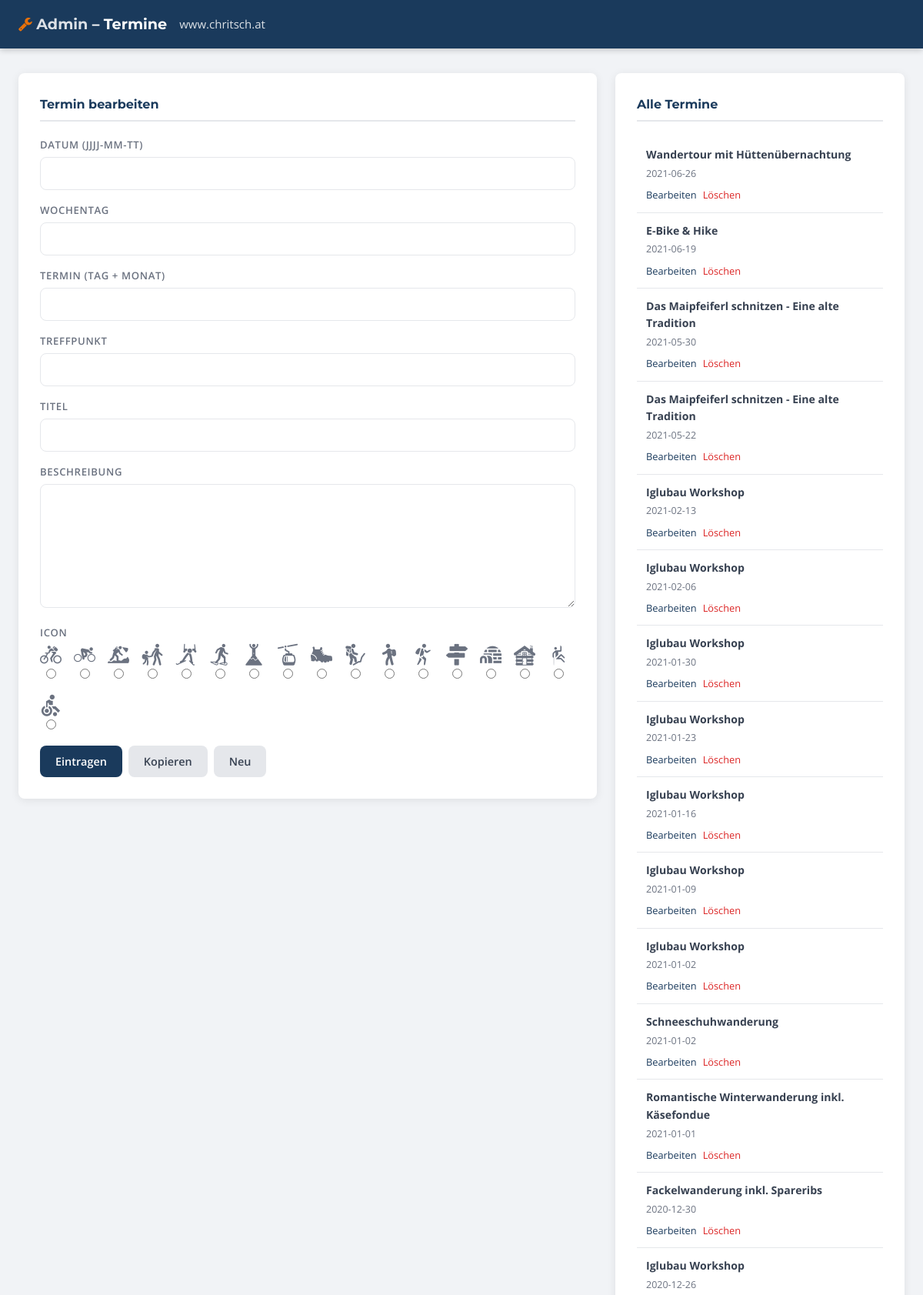
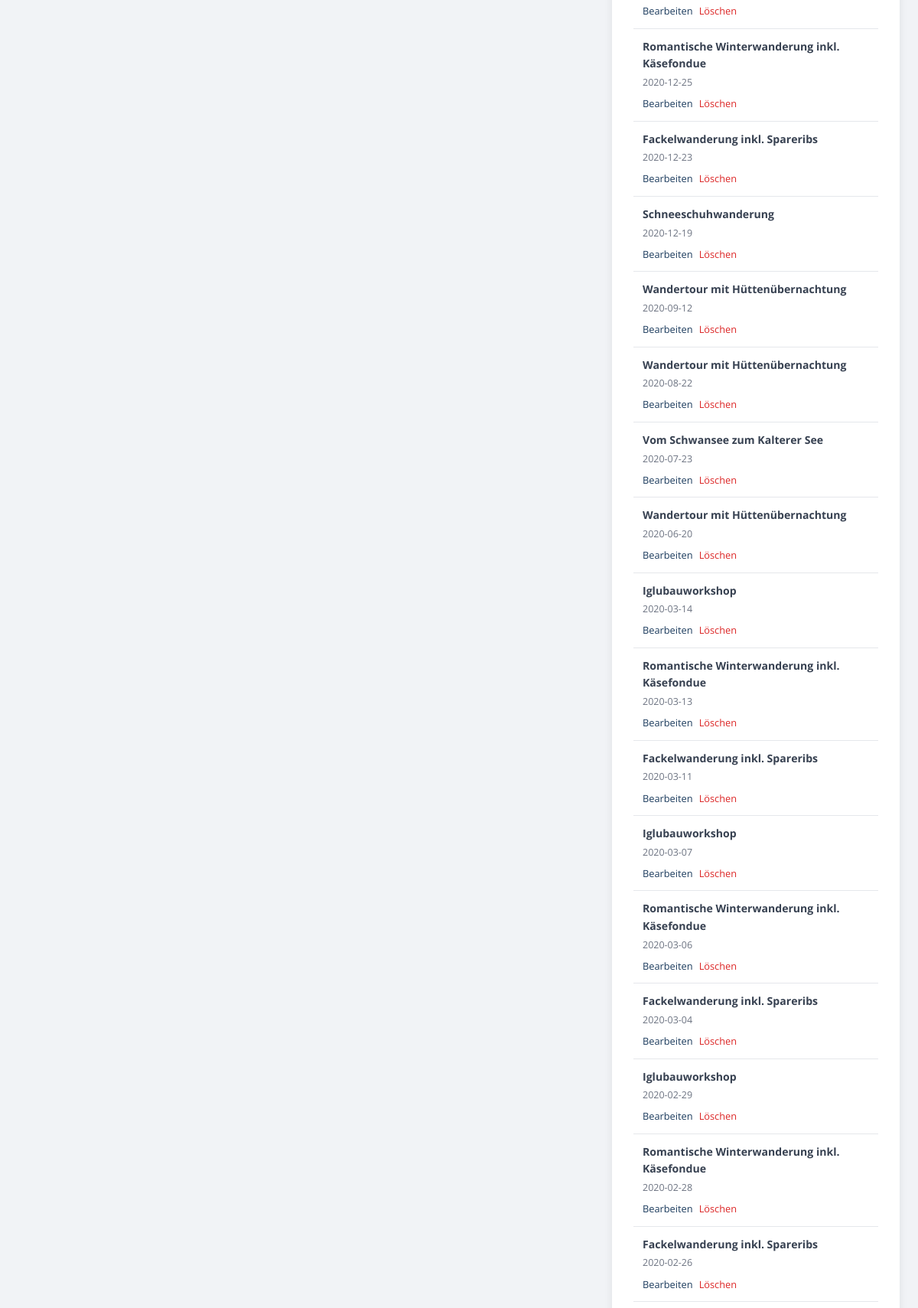
Screenshot of /admin/TermineAdmin.php (upper part) with the database file from the repository (2 pictures, top to bottom).
### tables this page shows
CREATE TABLE `termine` (
  `id` int(10) unsigned NOT NULL AUTO_INCREMENT,
  `datum` date DEFAULT NULL,
  `tag` varchar(255) DEFAULT NULL,
  `termin` varchar(255) DEFAULT NULL,
  `treffpunkt` varchar(255) DEFAULT NULL,
  `titel` varchar(255) DEFAULT NULL,
  `beschreibung` text DEFAULT NULL,
  `icon` varchar(255) DEFAULT NULL,
  `zeitpunkt` timestamp NOT NULL DEFAULT current_timestamp() ON UPDATE current_timestamp(),
  PRIMARY KEY (`id`)
);

### admin/TermineAdmin.php (the view, shortened to what this page needs)
<?PHP
	include "inc_logfile.php";
	{$titel = ""; $beschreibung = ""; $tag = ""; $termin = ""; $treffpunkt = ""; $datum = ""; $icon = ""; $id = "";}
	$icons = array(
		"icon-man-with-a-bag-in-a-bicycle",
		"icon-person-riding-a-bicycle",
		"icon-hiker-silhouette-on-mountain",
		"icon-walking-to-school",
		"icon-wind-watersport-silhouette",
		"icon-walking-with-snowshoes",
		"icon-king-of-the-hill",
		"icon-cable-car",
		"icon-mountain-shoe-boot",
		"icon-man-in-hike",
		"icon-backpacker",
		"icon-man-with-bag-and-walking-stick",
		"icon-panel",
		"icon-iglu",
		"icon-construction",
		"icon-climbing",
		"icon-handycap-people"
	);
?>
<!DOCTYPE html>
<head>
	<link href="../css/font-awesome.min.css" rel="stylesheet">
	<link href="../fonts/icomoon.css" rel="stylesheet">
	<link href="admin.css" rel="stylesheet">
</head>
<body>
<div class="admin-header">
  <h1><a href="index.php"><i class="fa fa-wrench"></i> Admin</a> – Termine</h1>
  <a href="http://www.chritsch.at" target="_blank">www.chritsch.at</a>
</div>
<div class="admin-container">
  <div class="admin-grid">
    <div class="admin-card">
      <h3>Termin bearbeiten</h3>
      <form method="post" action="<?php echo $_SERVER['PHP_SELF']; ?>" enctype="multipart/form-data">
        <label>Datum (JJJJ-MM-TT)</label>
        <input type="text" value="<?= $datum ?>" name="datum" onchange="insertDate(this)" />
        <label>Wochentag</label>
        <input type="text" id="tag" value="<?= $tag ?>" name="tag" />
        <label>Termin (Tag + Monat)</label>
        <input type="text" id="termin" value="<?= $termin ?>" name="termin" />
        <label>Treffpunkt</label>
        <input type="text" value="<?= $treffpunkt ?>" name="treffpunkt" />
        <label>Titel</label>
        <input type="text" value="<?= $titel ?>" name="titel" />
        <label>Beschreibung</label>
        <textarea name="beschreibung" rows="6"><?= $beschreibung ?></textarea>
        <label>Icon</label>
        <div style="display:flex; gap:1rem; flex-wrap:wrap; margin-top:0.25rem">
          <?php foreach ($icons as $key => $icons) {
            $checked = ($icons == $icon) ? "checked" : "";
            echo "<label style='display:flex; flex-direction:column; align-items:center; gap:0.25rem; font-size:0.75rem; text-transform:none; letter-spacing:0; margin-top:0; cursor:pointer'><i class='$icons' style='font-size:1.75rem'></i><input type='radio' name='icon' value='$icons' $checked></label>";
          } ?>
        </div>
        <div class="btn-group">
          <input type="submit" value="Eintragen" />
          <button type="button" onclick="window.open('TermineAdmin.php?id=copy<?= $id ?>','_self')">Kopieren</button>
          <button type="button" onclick="window.open('TermineAdmin.php','_self')">Neu</button>
        </div>
      </form>
    </div>
    <div class="admin-card">
      <h3>Alle Termine</h3>
      <ul class="admin-list">
        <?PHP
          $sql = mysqli_query($dz, "SELECT * FROM termine ORDER BY datum DESC");
          while ($result = mysqli_fetch_array($sql)) {
            $id    = $result["id"];
            $datum = htmlspecialchars($result["datum"], ENT_COMPAT, "UTF-8");
            $titel = htmlspecialchars($result["titel"], ENT_COMPAT, "UTF-8");
            echo "<li>";
            echo "<span class='list-title'><strong>$titel</strong></span>";
            echo "<span class='list-date'>$datum</span>";
            echo "<span class='list-actions'><a href='?id=$id'>Bearbeiten</a> <span class='del' onclick='var del=confirm(\"Löschen?\");if(del)window.open(\"?id=del$id\",\"_top\")'>Löschen</span></span>";
            echo "</li>";
          }
        ?>
      </ul>
    </div>
  </div>
</div>
</body>
</html>

### admin/admin.css (style rules this page uses)
*, *::before, *::after { box-sizing: border-box; margin: 0; padding: 0; }
body { font-family: var(--font-body); font-size: 15px; color: var(--color-text); background: #f1f3f6; line-height: 1.6; }
a { color: var(--color-accent); text-decoration: none; }
.admin-header { background: var(--color-primary); color: #fff; padding: 1rem max(1.5rem, calc((100% - 1600px) / 2 + 1.5rem)); display: flex; align-items: center; gap: 1rem; box-shadow: 0 2px 8px rgba(0,0,0,0.2); }
.admin-header h1 { font-family: var(--font-heading); font-size: 1.2rem; font-weight: 700; color: #fff; }
.admin-header a { color: rgba(255,255,255,0.85); }
.admin-header i { color: var(--color-accent); }
.admin-container { max-width: 1600px; margin: 2rem auto; padding: 0 1.5rem; }
.admin-card { background: var(--color-white); border-radius: var(--radius); padding: 1.75rem; box-shadow: var(--shadow); margin-bottom: 1.5rem; }
.admin-card h3 { font-family: var(--font-heading); font-size: 1rem; color: var(--color-primary); margin-bottom: 1.25rem; padding-bottom: 0.5rem; border-bottom: 2px solid var(--color-border); }
.admin-grid { display: grid; grid-template-columns: 2fr 1fr; gap: 1.5rem; align-items: start; }
label { display: block; font-size: 0.82rem; font-weight: 600; color: var(--color-text-light); text-transform: uppercase; letter-spacing: 0.05em; margin-bottom: 0.3rem; margin-top: 1rem; }
label:first-child { margin-top: 0; }
input[type="text"], input[type="date"], input[type="number"], textarea, select { width: 100%; padding: 0.55rem 0.75rem; border: 1px solid var(--color-border); border-radius: var(--radius); font: inherit; font-size: 0.92rem; color: var(--color-text); background: var(--color-white); transition: border-color 0.2s; }
textarea { resize: vertical; min-height: 120px; }
.btn, input[type="submit"], button { display: inline-block; padding: 0.55rem 1.25rem; border-radius: var(--radius); border: none; font: inherit; font-size: 0.9rem; font-weight: 600; cursor: pointer; transition: background 0.2s, transform 0.15s; }
input[type="submit"], .btn-primary { background: var(--color-primary); color: #fff; }
button, .btn-secondary { background: var(--color-border); color: var(--color-text); }
.btn-group { display: flex; gap: 0.5rem; margin-top: 1rem; flex-wrap: wrap; }
.admin-list { list-style: none; }
.admin-list li { padding: 0.75rem; border-bottom: 1px solid var(--color-border); display: flex; flex-direction: column; gap: 0.2rem; font-size: 0.88rem; }
.admin-list .list-title { font-weight: 600; color: var(--color-text); }
.admin-list .list-date { color: var(--color-text-light); font-size: 0.78rem; }
.admin-list .list-actions { display: flex; gap: 0.5rem; margin-top: 0.25rem; }
.admin-list a { font-size: 0.8rem; color: var(--color-primary); }
.del { font-size: 0.8rem; color: #dc2626; cursor: pointer; }

### rows the page displays
termine: titel "Wandertour mit Hüttenübernachtung", datum "2021-06-26"
termine: titel "E-Bike & Hike", datum "2021-06-19"
termine: titel "Das Maipfeiferl schnitzen - Eine alte Tradition", datum "2021-05-30"
termine: titel "Das Maipfeiferl schnitzen - Eine alte Tradition", datum "2021-05-22"
termine: titel "Iglubau Workshop", datum "2021-02-13"
termine: titel "Iglubau Workshop", datum "2021-02-06"
termine: titel "Iglubau Workshop", datum "2021-01-30"
termine: titel "Iglubau Workshop", datum "2021-01-23"
termine: titel "Iglubau Workshop", datum "2021-01-16"
termine: titel "Iglubau Workshop", datum "2021-01-09"
termine: titel "Iglubau Workshop", datum "2021-01-02"
termine: titel "Schneeschuhwanderung", datum "2021-01-02"
termine: titel "Romantische Winterwanderung inkl. Käsefondue", datum "2021-01-01"
termine: titel "Fackelwanderung inkl. Spareribs", datum "2020-12-30"
termine: titel "Iglubau Workshop", datum "2020-12-26"
termine: titel "Romantische Winterwanderung inkl. Käsefondue", datum "2020-12-25"
termine: titel "Fackelwanderung inkl. Spareribs", datum "2020-12-23"
termine: titel "Schneeschuhwanderung", datum "2020-12-19"
termine: titel "Wandertour mit Hüttenübernachtung", datum "2020-09-12"
termine: titel "Wandertour mit Hüttenübernachtung", datum "2020-08-22"
termine: titel "Vom Schwansee zum Kalterer See", datum "2020-07-23"
termine: titel "Wandertour mit Hüttenübernachtung", datum "2020-06-20"
termine: titel "Iglubauworkshop", datum "2020-03-14"
termine: titel "Romantische Winterwanderung inkl. Käsefondue", datum "2020-03-13"
termine: titel "Fackelwanderung inkl. Spareribs", datum "2020-03-11"
termine: titel "Iglubauworkshop", datum "2020-03-07"
termine: titel "Romantische Winterwanderung inkl. Käsefondue", datum "2020-03-06"
termine: titel "Fackelwanderung inkl. Spareribs", datum "2020-03-04"
termine: titel "Iglubauworkshop", datum "2020-02-29"
termine: titel "Romantische Winterwanderung inkl. Käsefondue", datum "2020-02-28"
termine: titel "Fackelwanderung inkl. Spareribs", datum "2020-02-26"
